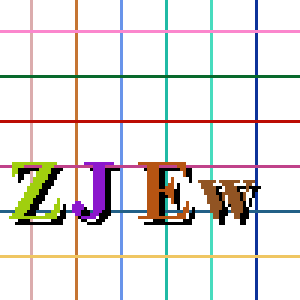
#> input picture images/103.png, 100 x 100 px, given in place of 0.png, which was not available (shown 3 times larger)
$ python main.py
#> lines starting #> are read from the running program, lines starting #| are printed output that depends on the picture; pictures that were not available may be replaced by others from this repository, and a replacement may not be noted
import cv2
import numpy as np
from numpy import asarray
from PIL import Image
import pytesseract

def load_image( infilename, mode ) :
#> called with infilename = 'images/0.png', mode = 'RGB'
    img = Image.open( infilename)
#> img is the input picture: PIL image 100x100 P; mean R, G, B 229.6, 226.2, 224.6
    img = img.convert(mode)
    img.load()
    data = np.asarray( img, dtype="uint8" )
    return data

def save_image( npdata, outfilename ) :
    img = Image.fromarray( np.asarray( np.clip(npdata,0,255), dtype="uint8"), "RGB" )
    img.save( outfilename )

def show_image( npdata ) :
    img = Image.fromarray( np.asarray( np.clip(npdata,0,255), dtype="uint8"), "RGB" )
    img.show()

def crop_from_img(img: np.array):
    result = np.where(img != 255)
    mid_cord = result[0][int(len(result[0])//2)]
    return img[abs(mid_cord-15):mid_cord+15, 0:100]

def solve_cap(filename):
    path = 'images/{}.png'.format(filename)

    np_img = load_image(path, "RGB")

    r_data, g_data, b_data = np_img[:,:,0], np_img[:,:,1], np_img[:,:,2]
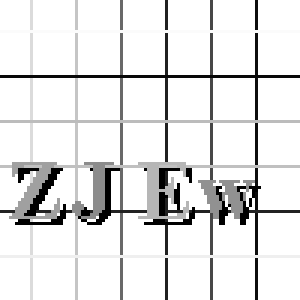
#> r_data: shape (100, 100) (shown 3 times larger); min 0, max 255, mean 229.6
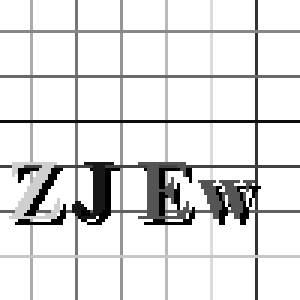
#> g_data: shape (100, 100) (shown 3 times larger); min 0, max 255, mean 226.2
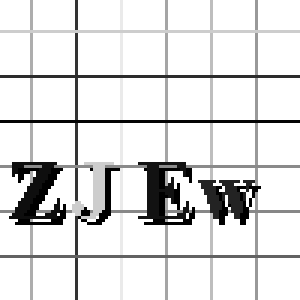
#> b_data: shape (100, 100) (shown 3 times larger); min 0, max 255, mean 224.6
    r_modified_data = []
    g_modified_data = []
    b_modified_data = []

    for np_ in r_data:
        line_pixel = np_[-1]
        r_modified_data.append(np.where((line_pixel == np_) | (0 == np_) , 255, np_))
#> this loop made 100 passes
#> line_pixel on passes 1 to 12: 255, 255, 255, 255, 255, 255, 255, 255, 255, 255, 251, 255
#> after the loop, r_modified_data = 100 items
#> (the run stopped early here; a loop or call above may not have finished)

$ run again, on images/1199.png
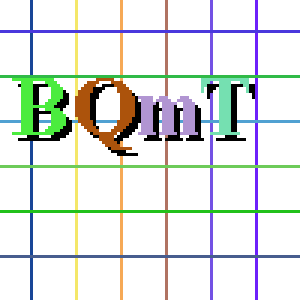
#> input picture images/1199.png, 100 x 100 px, given in place of 0.png, which was not available (shown 3 times larger)
#> in load_image, img is the input picture: PIL image 100x100 P; mean R, G, B 223.4, 227.6, 224.3
#> in solve_cap, `r_data, g_data, b_data = np_img[:,:,0], np_img[:,:,1], np_img[:,:,2]`:
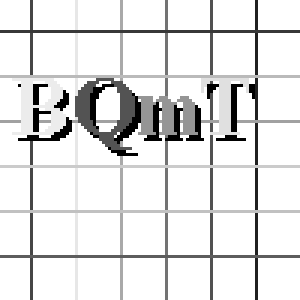
#> g_data: shape (100, 100) (shown 3 times larger); min 0, max 255, mean 227.6
#> in solve_cap, `r_data, g_data, b_data = np_img[:,:,0], np_img[:,:,1], np_img[:,:,2]`:
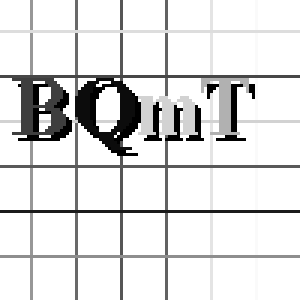
#> b_data: shape (100, 100) (shown 3 times larger); min 0, max 255, mean 224.3
#> the loop in solve_cap, `for np_ in r_data:` made 100 passes
#> line_pixel on passes 1 to 8: 255, 255, 255, 255, 255, 255, 255, 255
#> after the loop in solve_cap, `for np_ in r_data:`: r_modified_data = 100 items

$ run again, on images/1209.png
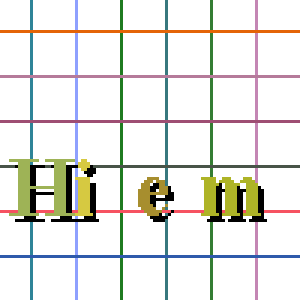
#> input picture images/1209.png, 100 x 100 px, given in place of 0.png, which was not available (shown 3 times larger)
#> in load_image, img is the input picture: PIL image 100x100 P; mean R, G, B 230, 229.4, 224.3
#> in solve_cap, `r_data, g_data, b_data = np_img[:,:,0], np_img[:,:,1], np_img[:,:,2]`:
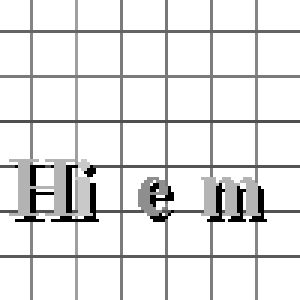
#> g_data: shape (100, 100) (shown 3 times larger); min 0, max 255, mean 229.4
#> in solve_cap, `r_data, g_data, b_data = np_img[:,:,0], np_img[:,:,1], np_img[:,:,2]`:
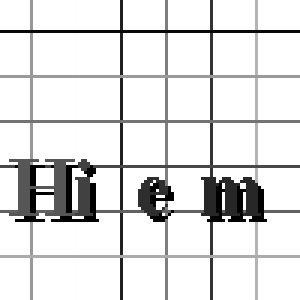
#> b_data: shape (100, 100) (shown 3 times larger); min 0, max 255, mean 224.3
#> the loop in solve_cap, `for np_ in r_data:` made 100 passes
#> line_pixel on passes 1 to 8: 255, 255, 255, 255, 255, 255, 255, 255
#> after the loop in solve_cap, `for np_ in r_data:`: r_modified_data = 100 items

$ run again, on images/1214.png
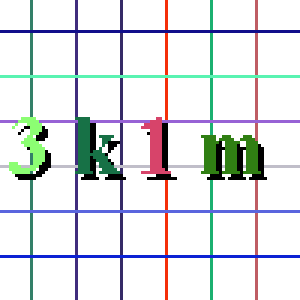
#> input picture images/1214.png, 100 x 100 px, given in place of 0.png, which was not available (shown 3 times larger)
#> in load_image, img is the input picture: PIL image 100x100 P; mean R, G, B 223.7, 226.6, 228.2
#> in solve_cap, `r_data, g_data, b_data = np_img[:,:,0], np_img[:,:,1], np_img[:,:,2]`:
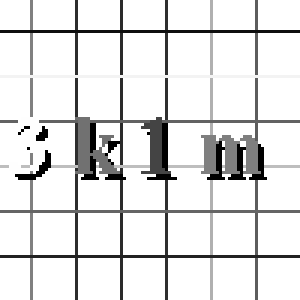
#> g_data: shape (100, 100) (shown 3 times larger); min 0, max 255, mean 226.6
#> in solve_cap, `r_data, g_data, b_data = np_img[:,:,0], np_img[:,:,1], np_img[:,:,2]`:
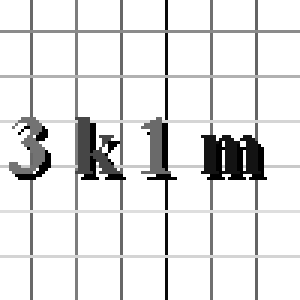
#> b_data: shape (100, 100) (shown 3 times larger); min 0, max 255, mean 228.2
#> the loop in solve_cap, `for np_ in r_data:` made 100 passes
#> line_pixel on passes 1 to 8: 255, 255, 255, 255, 255, 255, 255, 255
#> after the loop in solve_cap, `for np_ in r_data:`: r_modified_data = 100 items
